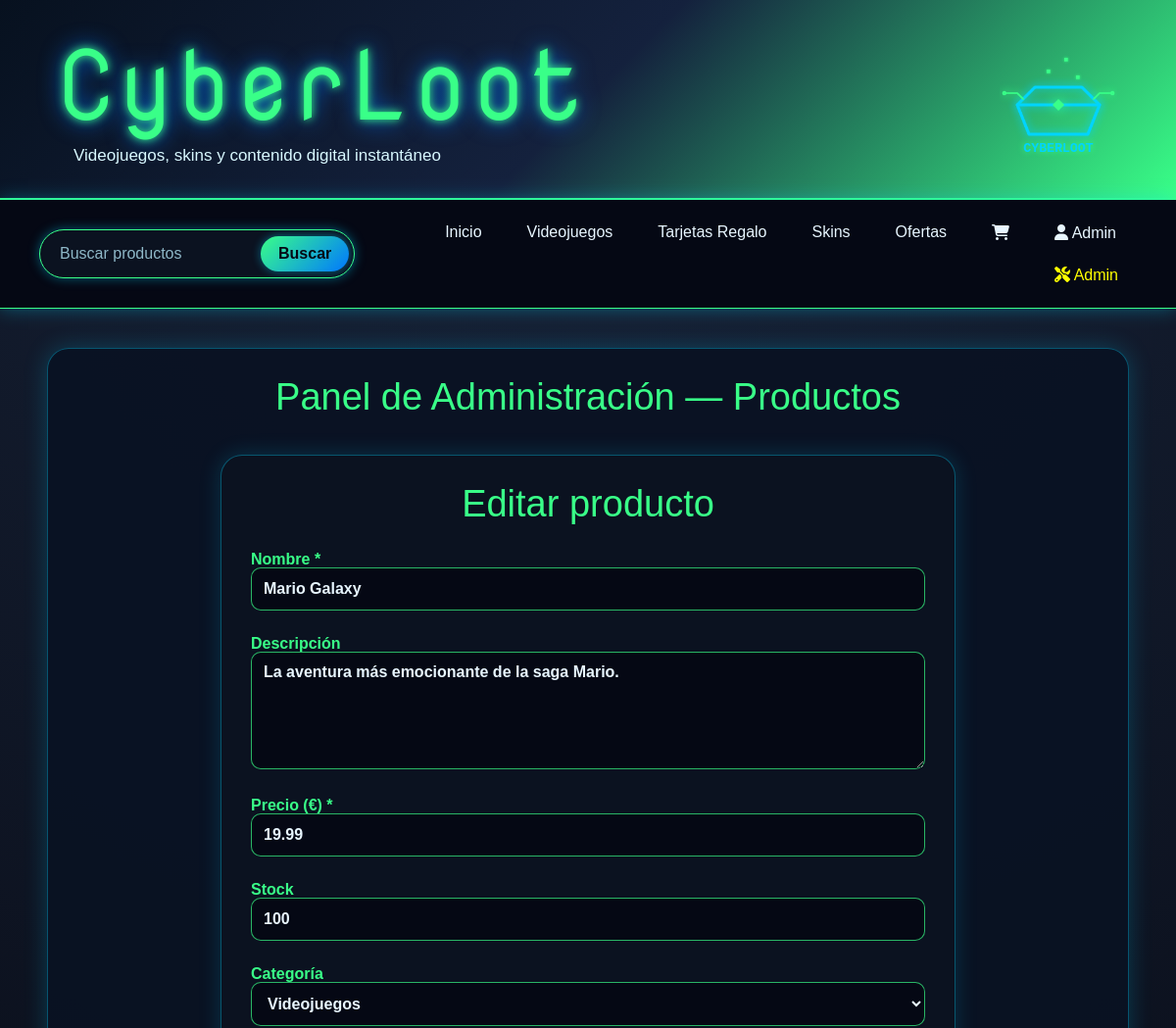
Page /admin.php?editar=2 (signed in, upper part) on the earlier database version.
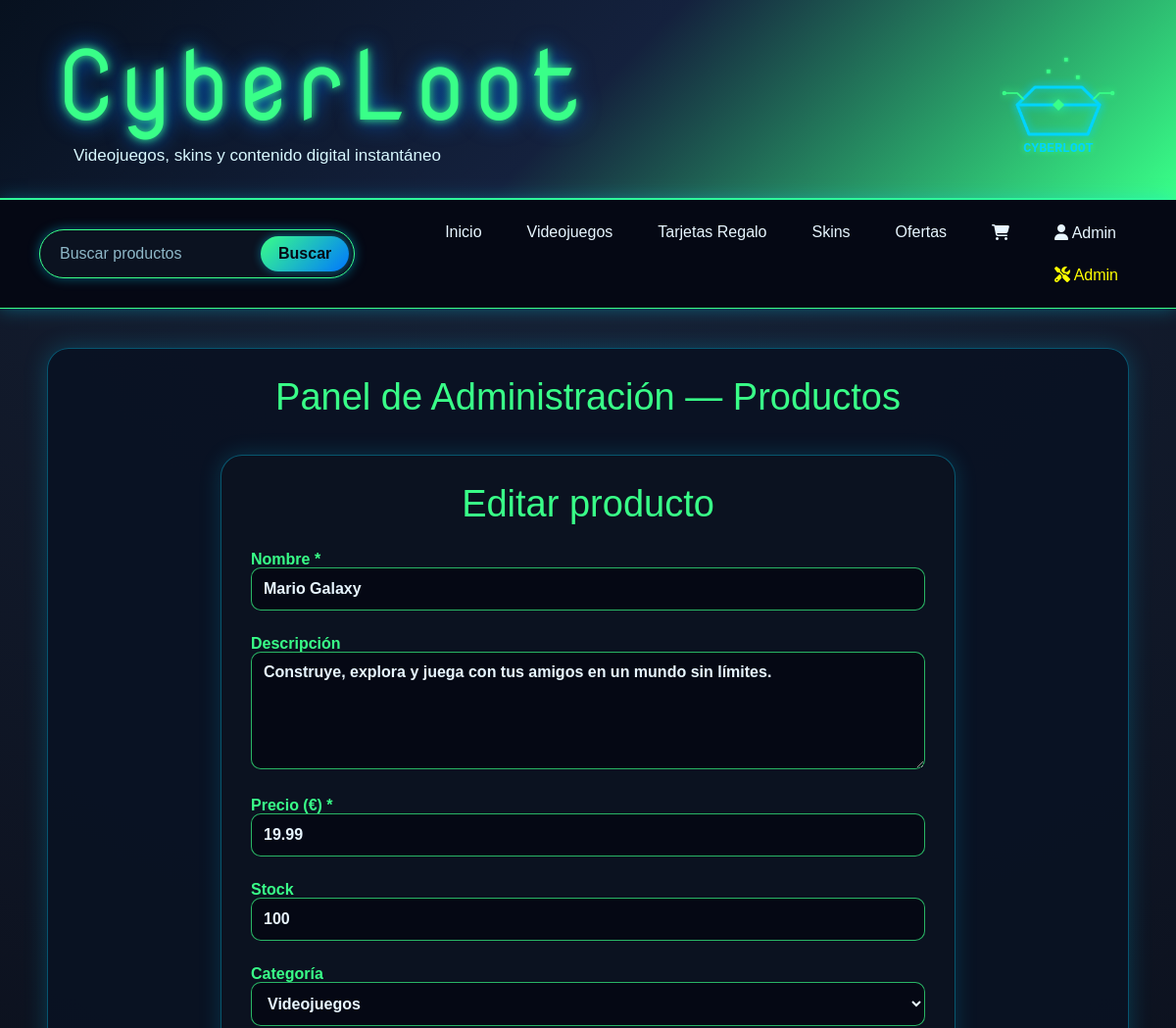
Same page on the later database version.
### tables this page shows
CREATE TABLE IF NOT EXISTS productos (
    id_producto INT AUTO_INCREMENT PRIMARY KEY,
    nombre VARCHAR(100) NOT NULL,
    descripcion TEXT,
    precio DECIMAL(10,2) NOT NULL,
    imagen VARCHAR(255),
    stock INT DEFAULT 0,
    categoria VARCHAR(50)
);

### admin.php (the view, shortened to what this page needs)
<?php
require('conexion.php');
$editando = null;
if (isset($_GET['editar'])) {
    $id_e = (int)$_GET['editar'];
    $stmt = $conexion->prepare("SELECT * FROM productos WHERE id_producto = ?");
    $stmt->bind_param("i", $id_e);
    $stmt->execute();
    $editando = $stmt->get_result()->fetch_assoc();
}
?>
<?php include 'cabecera.php'; ?>
<article class="admin-panel">
    <h2 class="admin-titulo">Panel de Administración — Productos</h2>
    <section class="admin-form">
        <h3 class="admin-titulo"><?php echo $editando ? 'Editar producto' : 'Nuevo producto'; ?></h3>
        <form method="post">
            <label>Nombre *
                <input type="text" name="nombre" value="<?php echo htmlspecialchars($editando['nombre'] ?? ''); ?>" required>
            </label>
            <label>Descripción
                <textarea name="descripcion"><?php echo htmlspecialchars($editando['descripcion'] ?? ''); ?></textarea>
            </label>
            <label>Precio (€) *
                <input type="number" name="precio" step="0.01" min="0" value="<?php echo $editando['precio'] ?? ''; ?>" required>
            </label>
            <label>Stock
                <input type="number" name="stock" min="0" value="<?php echo $editando['stock'] ?? 0; ?>">
            </label>
            <label>Categoría
                <select name="categoria">
                    <?php
                    $cats = ['videojuegos','tarjetas','skins','otros'];
                    foreach ($cats as $cat):
                        $sel = (($editando['categoria'] ?? '') === $cat) ? 'selected' : '';
                    ?>
                        <option value="<?php echo $cat; ?>" <?php echo $sel; ?>><?php echo ucfirst($cat); ?></option>
                    <?php endforeach; ?>
                </select>
            </label>
        </form>
    </section>
</article>
</body>
</html>

Differences in the rows shown:
changed productos "Mario Galaxy": descripcion "La aventura más emocionante de la saga Mario." → "Construye, explora y juega con tus amigos en un mundo sin límites."
